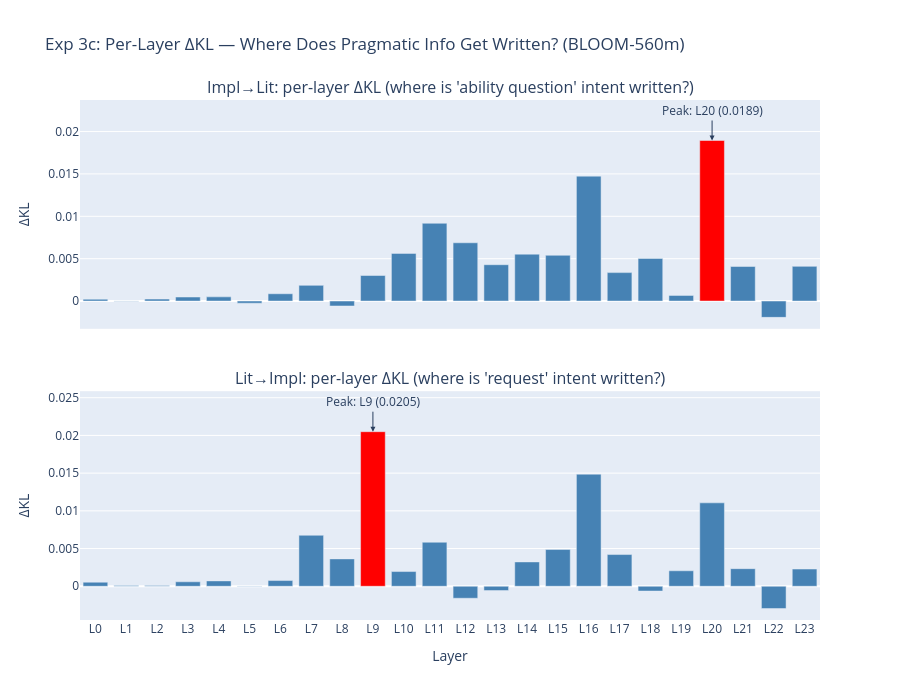

The code cell stored with this chart in its notebook:
### Markdown cell above
## Experiment 3c: Per-Layer ΔKL — The Real Bottleneck Test ⭐

The cumulative KL (Exp 3b) includes a "closing effect" — later layers always show larger effects because there are fewer layers remaining to wash out the intervention.

**ΔKL(l) = KL(l) − KL(l−1)** strips this out. It measures how much **new** pragmatic information each layer writes into the residual stream.

**This is the key result of the baseline notebook.**

### Code cell
def compute_deltas(kl_list):
    """Convert cumulative KL to per-layer deltas."""
    return [kl_list[0]] + [kl_list[i] - kl_list[i-1] for i in range(1, len(kl_list))]

deltas_impl = compute_deltas(kl_impl_to_lit)
deltas_lit = compute_deltas(kl_lit_to_impl)

layer_labels = [f"L{i}" for i in range(model.cfg.n_layers)]

fig = make_subplots(
    rows=2, cols=1, shared_xaxes=True, vertical_spacing=0.12,
    subplot_titles=[
        "Impl→Lit: per-layer ΔKL (where is 'ability question' intent written?)",
        "Lit→Impl: per-layer ΔKL (where is 'request' intent written?)",
    ],
)

for row, (deltas, label) in enumerate([
    (deltas_impl, "Impl→Lit"), 
    (deltas_lit, "Lit→Impl"),
], 1):
    peak_d = int(np.argmax(deltas))
    colors = ["red" if i == peak_d else "steelblue" for i in range(len(deltas))]
    fig.add_trace(go.Bar(
        x=layer_labels, y=deltas, marker_color=colors, showlegend=False,
    ), row=row, col=1)
    fig.add_annotation(
        x=f"L{peak_d}", y=deltas[peak_d],
        text=f"Peak: L{peak_d} ({deltas[peak_d]:.4f})",
        showarrow=True, arrowhead=2, ax=0, ay=-30,
        row=row, col=1,
    )

fig.update_yaxes(title_text="ΔKL", row=1, col=1)
fig.update_yaxes(title_text="ΔKL", row=2, col=1)
fig.update_xaxes(title_text="Layer", row=2, col=1)
fig.update_layout(
    title="Exp 3c: Per-Layer ΔKL — Where Does Pragmatic Info Get Written? (BLOOM-560m)",
    height=700, width=900,
)
fig.write_image(f"{SAVE_DIR}/activation_patching_delta_kl.png", scale=2)
fig.show()

# Diagnosis
peak_d1 = int(np.argmax(deltas_impl))
peak_d2 = int(np.argmax(deltas_lit))
median_d1 = float(np.median(deltas_impl))
median_d2 = float(np.median(deltas_lit))
ratio1 = deltas_impl[peak_d1] / median_d1 if median_d1 > 0 else float('inf')
ratio2 = deltas_lit[peak_d2] / median_d2 if median_d2 > 0 else float('inf')

print(f"Impl→Lit:  peak ΔKL at L{peak_d1} ({deltas_impl[peak_d1]:.4f}), "
      f"median = {median_d1:.4f}, ratio = {ratio1:.2f}x")
print(f"Lit→Impl:  peak ΔKL at L{peak_d2} ({deltas_lit[peak_d2]:.4f}), "
      f"median = {median_d2:.4f}, ratio = {ratio2:.2f}x")

print("\n--- Diagnosis ---")
if ratio1 > 2.0 and ratio2 > 2.0:
    print(f"✅ Bottleneck detected: L{peak_d1} (Impl→Lit) / L{peak_d2} (Lit→Impl)")
    print(f"   These layers write disproportionately more pragmatic info.")
    print(f"   Asymmetric bottleneck: request intent and ability intent are encoded at different layers.")
elif ratio1 > 1.5 or ratio2 > 1.5:
    print(f"⚠️  Weak bottleneck: L{peak_d1} / L{peak_d2}")
else:
    print("❌ No bottleneck — processing is distributed across layers.")

### Figure 1 — Plotly figure (JSON) as saved in the notebook; plotly's stock layout.template omitted (floating-point values rounded to 4 significant figures)
{"data": [{"marker": {"color": ["steelblue", "steelblue", "steelblue", "steelblue", "steelblue", "steelblue", "steelblue", "steelblue", "steelblue", "steelblue", "steelblue", "steelblue", "steelblue", "steelblue", "steelblue", "steelblue", "steelblue", "steelblue", "steelblue", "steelblue", "red", "steelblue", "steelblue", "steelblue"]}, "showlegend": false, "type": "bar", "x": ["L0", "L1", "L2", "L3", "L4", "L5", "L6", "L7", "L8", "L9", "L10", "L11", "L12", "L13", "L14", "L15", "L16", "L17", "L18", "L19", "L20", "L21", "L22", "L23"], "xaxis": "x", "y": [0.0002193, -2.275e-05, 0.0002332, 0.0004758, 0.0004945, -0.0002527, 0.0008613, 0.001853, -0.0005818, 0.003016, 0.005625, 0.009178, 0.006878, 0.004289, 0.005535, 0.0054, 0.01474, 0.003356, 0.005032, 0.0006681, 0.01894, 0.004082, -0.001923, 0.004094], "yaxis": "y"}, {"marker": {"color": ["steelblue", "steelblue", "steelblue", "steelblue", "steelblue", "steelblue", "steelblue", "steelblue", "steelblue", "red", "steelblue", "steelblue", "steelblue", "steelblue", "steelblue", "steelblue", "steelblue", "steelblue", "steelblue", "steelblue", "steelblue", "steelblue", "steelblue", "steelblue"]}, "showlegend": false, "type": "bar", "x": ["L0", "L1", "L2", "L3", "L4", "L5", "L6", "L7", "L8", "L9", "L10", "L11", "L12", "L13", "L14", "L15", "L16", "L17", "L18", "L19", "L20", "L21", "L22", "L23"], "xaxis": "x2", "y": [0.0005435, 9.645e-05, 9.098e-05, 0.0005952, 0.0007122, -1.509e-05, 0.0007595, 0.006763, 0.00363, 0.02049, 0.001952, 0.005839, -0.001589, -0.0005712, 0.003231, 0.004873, 0.01486, 0.004208, -0.0006343, 0.002054, 0.01106, 0.002334, -0.002955, 0.002286], "yaxis": "y2"}], "layout": {"annotations": [{"font": {"size": 16}, "showarrow": false, "text": "Impl→Lit: per-layer ΔKL (where is 'ability question' intent written?)", "x": 0.5, "xanchor": "center", "xref": "paper", "y": 1, "yanchor": "bottom", "yref": "paper"}, {"font": {"size": 16}, "showarrow": false, "text": "Lit→Impl: per-layer ΔKL (where is 'request' intent written?)", "x": 0.5, "xanchor": "center", "xref": "paper", "y": 0.44, "yanchor": "bottom", "yref": "paper"}, {"arrowhead": 2, "ax": 0, "ay": -30, "showarrow": true, "text": "Peak: L20 (0.0189)", "x": "L20", "xref": "x", "y": 0.01894, "yref": "y"}, {"arrowhead": 2, "ax": 0, "ay": -30, "showarrow": true, "text": "Peak: L9 (0.0205)", "x": "L9", "xref": "x2", "y": 0.02049, "yref": "y2"}], "height": 700, "title": {"text": "Exp 3c: Per-Layer ΔKL — Where Does Pragmatic Info Get Written? (BLOOM-560m)"}, "width": 900, "xaxis": {"anchor": "y", "domain": [0, 1], "matches": "x2", "showticklabels": false}, "xaxis2": {"anchor": "y2", "domain": [0, 1], "title": {"text": "Layer"}}, "yaxis": {"anchor": "x", "domain": [0.56, 1], "title": {"text": "ΔKL"}}, "yaxis2": {"anchor": "x2", "domain": [0, 0.44], "title": {"text": "ΔKL"}}}}
